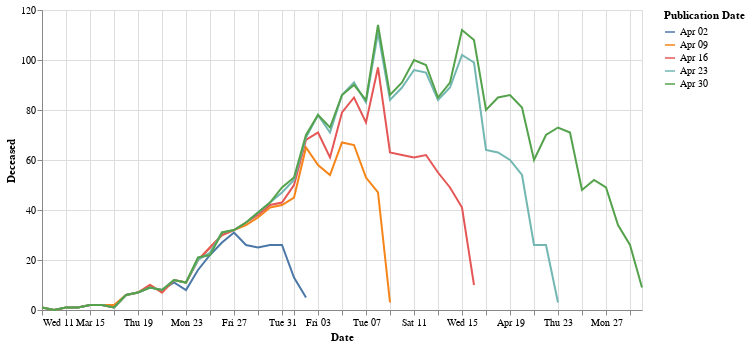

Write notebook code for a chart like this one.
### Code cell
df = data[data['date'] > '2020-03-10']
# Only show weekly publication dates based on latest publication date
df = df[df.publication_date.dt.dayofweek == data['publication_date'].max().weekday()]

alt.Chart(df, width=600).mark_line().encode(
    x=alt.X('date', title="Date"),
    y=alt.Y('N', title="Deceased"),
    color=alt.Color('monthdate(publication_date):N', title="Publication Date")
)

### Figure 1 — Vega-Lite specification as saved in the notebook (floating-point values rounded to 4 significant figures; data arrays with more than 128 entries replaced by an {"elided": "..."} marker saying what was removed)
{"config": {"view": {"continuousWidth": 400, "continuousHeight": 300}}, "data": {"name": "data-03c1762736f4261d4f0d141a79e87f66"}, "mark": "line", "encoding": {"color": {"type": "nominal", "field": "publication_date", "timeUnit": "monthdate", "title": "Publication Date"}, "x": {"type": "temporal", "field": "date", "title": "Date"}, "y": {"type": "quantitative", "field": "N", "title": "Deceased"}}, "width": 600, "$schema": "https://vega.github.io/schema/vega-lite/v4.8.1.json", "datasets": {"data-03c1762736f4261d4f0d141a79e87f66": {"elided": "183 records"}}}
